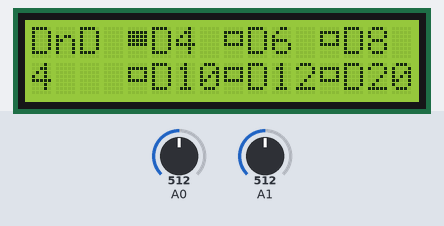
Recording of a sketch running on a simulated Arduino Uno, built with avr-gcc and run on an emulated ATmega328P. Shown: 16×2 character LCD. The inputs (shaded band) are chosen by the test bench; at power-on: A1 = 512, A0 = 512. Random numbers use the default seed unless the sketch sets one.

Above: at 4.2 s.
4.3 s: A1 set to 313
7.3 s: A1 set to 284
At 8.05 s:
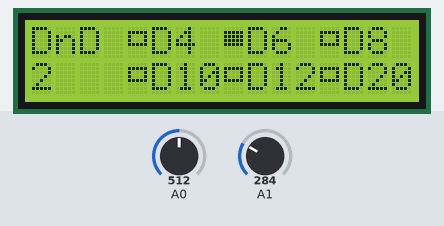
10.3 s: A0 set to 318
12.5 s: A0 set to 282
At 13.7 s:
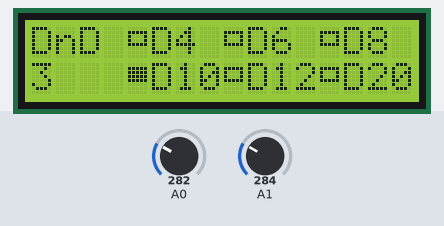
14.6 s: A0 set to 306
At 15.87 s:
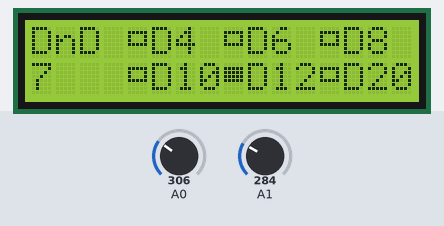
17.1 s: A1 set to 306
At 19.79 s:
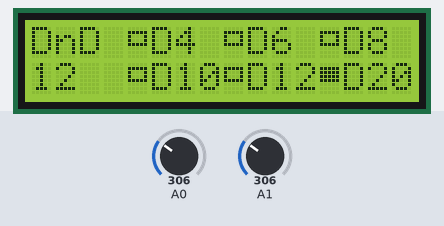
Timing chart, 0 to 21.1 s (numbered marks = the images above; inputs shaded):
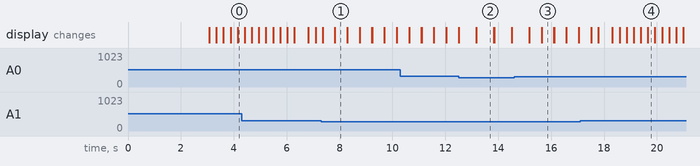

Measured:
- the behaviour switches between 300 and 299 on A1 (found by bisection; images 0 and 1)
- the behaviour switches between 300 and 299 on A0 (found by bisection; images 1 and 2)
- what the display in image 1 shows lasts 0.5 s, from 7.8 s to 8.3 s
- what the display in image 2 shows lasts 0.6 s, from 13.2 s to 13.8 s

The sketch:

ProjeDNDZar.ino
```cpp
#include <LiquidCrystal.h>
byte kare[8] = {  // Boş seçim düğmesi
  B00000,
  B11111,
  B10001,
  B10001,
  B11111,
  B00000,
  B00000,
};

byte dolukare[8] = { // Dolu seçim düğmesi
  B00000,
  B11111,
  B11111,
  B11111,
  B11111,
  B00000,
  B00000,
};


LiquidCrystal lcd(12, 11, 5, 4, 3, 2);
int button = 0;
int buttonState=0;
int col,row;
int secim =0;
int deger=0;
void setup()
{
  col=0;
  row=0;
  lcd.begin(16, 2);
 pinMode(button,INPUT);
 Serial.begin(9600);
lcd.createChar(0, kare);
lcd.createChar(1, dolukare);
lcd.setCursor(0,0);
lcd.print("    D&D    ");  // Giriş yazısı
lcd.setCursor(0,1);
lcd.print("Zar Programi");
delay(3000);
lcd.clear();
randomSeed(millis()); // Rastgele sayı beslemesi.
}

void loop() {
  /*
   * Ana Ekran
   */
  switch (secim)
  {
    case 0:
    lcd.setCursor(4,0);
    lcd.write(byte(1));
    lcd.setCursor(8,0);
    lcd.write(byte(0));
    lcd.setCursor(12,0);
    lcd.write(byte(0));
    lcd.setCursor(4,1);
    lcd.write(byte(0));
    lcd.setCursor(8,1);
    lcd.write(byte(0));
    lcd.setCursor(12,1);
    lcd.write(byte(0));
    break;

    case 1:
    lcd.setCursor(4,0);
    lcd.write(byte(0));
    lcd.setCursor(8,0);
    lcd.write(byte(1));
    lcd.setCursor(12,0);
    lcd.write(byte(0));
    lcd.setCursor(4,1);
    lcd.write(byte(0));
    lcd.setCursor(8,1);
    lcd.write(byte(0));
    lcd.setCursor(12,1);
    lcd.write(byte(0));
    break;

    case 2:
    lcd.setCursor(4,0);
    lcd.write(byte(0));
    lcd.setCursor(8,0);
    lcd.write(byte(0));
    lcd.setCursor(12,0);
    lcd.write(byte(1));
    lcd.setCursor(4,1);
    lcd.write(byte(0));
    lcd.setCursor(8,1);
    lcd.write(byte(0));
    lcd.setCursor(12,1);
    lcd.write(byte(0));
    break;

    case 3:
    lcd.setCursor(4,0);
    lcd.write(byte(0));
    lcd.setCursor(8,0);
    lcd.write(byte(0));
    lcd.setCursor(12,0);
    lcd.write(byte(0));
    lcd.setCursor(4,1);
    lcd.write(byte(1));
    lcd.setCursor(8,1);
    lcd.write(byte(0));
    lcd.setCursor(12,1);
    lcd.write(byte(0));
    break;

    case 4:
    lcd.setCursor(4,0);
    lcd.write(byte(0));
    lcd.setCursor(8,0);
    lcd.write(byte(0));
    lcd.setCursor(12,0);
    lcd.write(byte(0));
    lcd.setCursor(4,1);
    lcd.write(byte(0));
    lcd.setCursor(8,1);
    lcd.write(byte(1));
    lcd.setCursor(12,1);
    lcd.write(byte(0));
    break;

    case 5:
    lcd.setCursor(4,0);
    lcd.write(byte(0));
    lcd.setCursor(8,0);
    lcd.write(byte(0));
    lcd.setCursor(12,0);
    lcd.write(byte(0));
    lcd.setCursor(4,1);
    lcd.write(byte(0));
    lcd.setCursor(8,1);
    lcd.write(byte(0));
    lcd.setCursor(12,1);
    lcd.write(byte(1));
    break;
   }
lcd.setCursor(0,0);
lcd.print("DnD");
lcd.setCursor(0,1);
lcd.print(deger);
 lcd.setCursor(5,0);
 lcd.print("D4");
 lcd.setCursor(9,0);
 lcd.print("D6");
 lcd.setCursor(13,0);
 lcd.print("D8");
 lcd.setCursor(5,1);
 lcd.print("D10");
 lcd.setCursor(9,1);
 lcd.print("D12");
 lcd.setCursor(13,1);
 lcd.print("D20");

 ///////////////////////////////////////////////Buton Okuma
  int x = analogRead(A0);
  int y = analogRead(A1);
  buttonState = digitalRead(button);
if (x>700)  // Yön okuma
{ butonasagi(); }
if (x<300)
{ butonyukari(); }
if (y>700)
{ sol(); }
if (y<300)
{ sag();}
if (buttonState==LOW)
{ buton(); }
delay(60);
lcd.clear();


}

void butonasagi()
{
switch (secim)
{
  case 0:
  secim=3;
  break;
  case 1:
  secim=4;
  break;
  case 2:
  secim=5;
  break;
  delay(200);
  }
}

void butonyukari()
{
{
  switch (secim)
  {
  case 3:
  secim=0;
  break;
  case 4:
  secim=1;
  break;
  case 5:
  secim=2;
  break;
  }
  delay(200);
  }
}

void sag()
{
  if (secim<5)
secim++;
delay(200);
}


void sol()
{
if (secim>0)
secim--;
delay(200);
}

void buton()
{
  delay(200);

 switch(secim)
 {
  case 0: //d4
  deger=random(1,5);
  break;
  case 1: //d6
  deger=random(1,7);
  break;
  case 2: //d8
  deger=random(1,9);
  break;
  case 3: //d10
  deger=random(1,11);
  break;
  case 4: //d12
  deger=random(1,13);
  break;
  case 5: //d20
  deger=random(1,21);
  break;
 }

}
```
